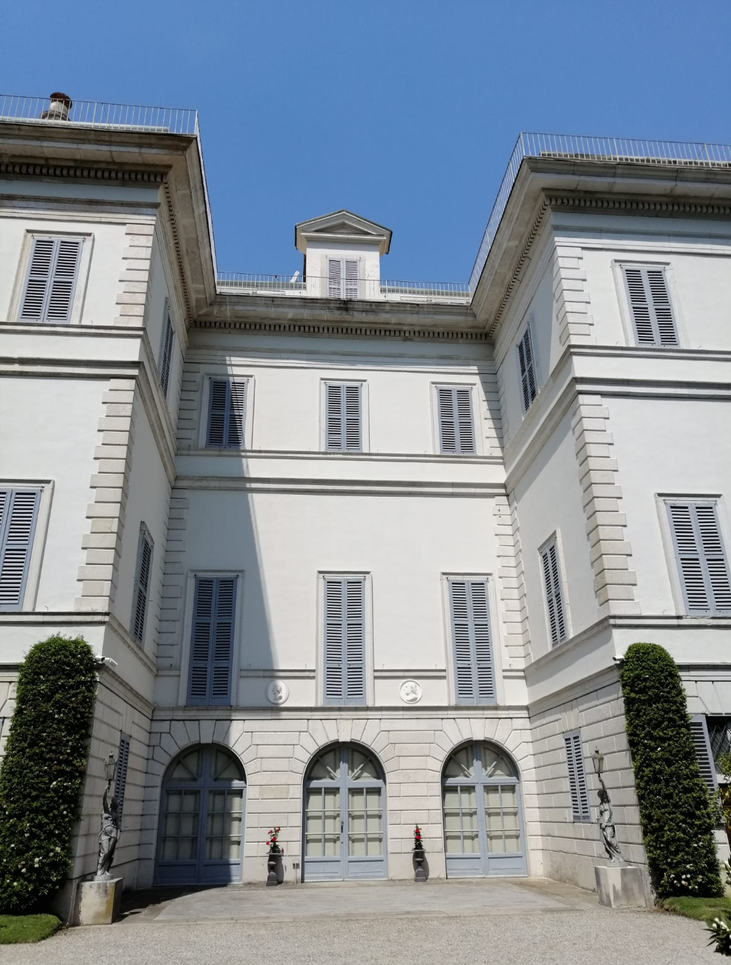
%> input picture Computer Vision/Homework/MATLAB/Villa image 2.png, 731 x 965 px, shrunk from 1078 x 1424 before the run
$ octave Stratified_2D.m   (GNU Octave 9; MATLAB toolbox functions it lacks are replaced by stand-ins)
%> lines starting %> are read from the running program, lines starting %| are printed output that depends on the picture
### Computer Vision/Homework/MATLAB/distance.m
function [d] = distance(a,b)
    d = sqrt((a(1)-b(1))^2+(a(2)-b(2))^2);
end

### Computer Vision/Homework/MATLAB/Stratified_2D.m
close all
clear
clc

% Load image
I = imread("Villa image 2.png");
%> I is the input picture: size 965x731x3 uint8; mean R, G, B 130.4, 139.6, 148.8
figure(1);
imshow(I), title("Original image");
hold on;

% Set global variables
FNT_SZ = 10;
PNT_SZ = 10;
x_disc = 4;
y_disc = 10;

% Take all main points by hand
A = [100.6698, 1.3690e+03, 1]';
B = [107.3153, 1.3665e+03, 1]';
C = [165.1699, 1.3644e+03, 1]';
D = [176.8972, 1.3546e+03, 1]';
E = [201.9849, 1.3129e+03, 1]';
F = [508.6777, 1.3041e+03, 1]';
G = [802.5925, 1.2952e+03, 1]';
H = [883.1107, 1.3340e+03, 1]';
L = [903.1667, 1.3409e+03, 1]';
M = [953.1747, 1.3402e+03, 1]';
N = [962.6749, 1.3434e+03, 1]';
P = [335.0041, 1.3067e+03, 1]';
Q = [225.0074, 1.3579e+03, 1]';
R = [269.6324, 1.3174e+03, 1]';
S = [746.1883, 1.3013e+03, 1]';
T = [841.6039, 1.3381e+03, 1]';

% Plot them with their names
text(A(1)+x_disc, A(2)+y_disc, 'A', 'FontSize', FNT_SZ, 'Color', 'y');
text(B(1)+x_disc, B(2)+y_disc, 'B', 'FontSize', FNT_SZ, 'Color', 'y');
text(C(1)+x_disc, C(2)+y_disc, 'C', 'FontSize', FNT_SZ, 'Color', 'y');
text(D(1)+x_disc, D(2)+y_disc, 'D', 'FontSize', FNT_SZ, 'Color', 'y');
text(E(1)+x_disc, E(2)+y_disc, 'E', 'FontSize', FNT_SZ, 'Color', 'y');
text(F(1)+x_disc, F(2)+y_disc, 'F', 'FontSize', FNT_SZ, 'Color', 'y');
text(G(1)+x_disc, G(2)+y_disc, 'G', 'FontSize', FNT_SZ, 'Color', 'y');
text(H(1)+x_disc, H(2)+y_disc, 'H', 'FontSize', FNT_SZ, 'Color', 'y');
text(L(1)+x_disc, L(2)+y_disc, 'L', 'FontSize', FNT_SZ, 'Color', 'y');
text(M(1)+x_disc, M(2)+y_disc, 'M', 'FontSize', FNT_SZ, 'Color', 'y');
text(N(1)+x_disc, N(2)+y_disc, 'N', 'FontSize', FNT_SZ, 'Color', 'y');
text(P(1)+x_disc, P(2)+y_disc, 'P', 'FontSize', FNT_SZ, 'Color', 'y');
text(Q(1)+x_disc, Q(2)+y_disc, 'Q', 'FontSize', FNT_SZ, 'Color', 'y');
text(R(1)+x_disc, P(2)+y_disc, 'R', 'FontSize', FNT_SZ, 'Color', 'y');
text(S(1)+x_disc, S(2)+y_disc, 'S', 'FontSize', FNT_SZ, 'Color', 'y');
text(T(1)+x_disc, T(2)+y_disc, 'T', 'FontSize', FNT_SZ, 'Color', 'y');

plot(A(1), A(2), 'y.', 'MarkerSize', PNT_SZ);
plot(B(1), B(2), 'y.', 'MarkerSize', PNT_SZ);
plot(C(1), C(2), 'y.', 'MarkerSize', PNT_SZ);
plot(D(1), D(2), 'y.', 'MarkerSize', PNT_SZ);
plot(E(1), E(2), 'y.', 'MarkerSize', PNT_SZ);
plot(F(1), F(2), 'y.', 'MarkerSize', PNT_SZ);
plot(G(1), G(2), 'y.', 'MarkerSize', PNT_SZ);
plot(H(1), H(2), 'y.', 'MarkerSize', PNT_SZ);
plot(L(1), L(2), 'y.', 'MarkerSize', PNT_SZ);
plot(M(1), M(2), 'y.', 'MarkerSize', PNT_SZ);
plot(N(1), N(2), 'y.', 'MarkerSize', PNT_SZ);
plot(P(1), P(2), 'y.', 'MarkerSize', PNT_SZ);
plot(Q(1), Q(2), 'y.', 'MarkerSize', PNT_SZ);
plot(R(1), R(2), 'y.', 'MarkerSize', PNT_SZ);
plot(S(1), S(2), 'y.', 'MarkerSize', PNT_SZ);
plot(T(1), T(2), 'y.', 'MarkerSize', PNT_SZ);

% Compute the lines crossing 2 points
lae = cross(A,E);
lan = cross(A,N);
lbc = cross(B,C);
lcd = cross(C,D);
lbe = cross(B,E);
lef = cross(E,F);
leg = cross(E,G);
lfg = cross(F,G);
lgm = cross(G,M);
lhl = cross(H,L);
llm = cross(L,M);
lnp = cross(N,P);
lgn = cross(G,N);
lbm = cross(B,M);
lqr = cross(Q,R);
lrs = cross(R,S);
lst = cross(S,T);
ltq = cross(T,Q);
lap = cross(A,P);

% Take the 2 vanishing points by intersecting pairs of parallel lines
v1 = cross(lae, lgn);
v1 = v1./v1(3);
v2 = cross(leg, lan);
v2 = v2./v2(3);

% Compute the image of the line at infinity
imLinfty = cross(v1,v2);
imLinfty = imLinfty./(imLinfty(3));

% Plot the vanishing points and lines joining to them
plot([A(1), v2(1)], [A(2) v2(2)], 'b');
plot([E(1), v2(1)], [E(2), v2(2)], 'b');
plot([A(1), v1(1)], [A(2), v1(2)], 'b');
plot([N(1), v1(1)], [N(2), v1(2)], 'b');
plot([v1(1), v2(1)], [v1(2), v2(2)], 'b');

text(v1(1), v1(2), 'v1', 'FontSize', FNT_SZ, 'Color', 'y');
text(v2(1), v2(2), 'v2', 'FontSize', FNT_SZ, 'Color', 'y');


% Compute the affine rectification matrix and print it
Har = [eye(2),zeros(2,1); imLinfty(:).']

% Show the main points after the affine rectifiaction
figure();
title("Points after affine rectification");
hold on;
A1 = Har*A;
E1 = Har*E;
G1 = Har*G;
N1 = Har*N;
Q1 = Har*Q;
R1 = Har*R;
S1 = Har*S;
T1 = Har*T;

A1 = A1./A1(3);
E1 = E1./E1(3);
G1 = G1./G1(3);
N1 = N1./N1(3);
Q1 = Q1./Q1(3);
R1 = R1./R1(3);
S1 = S1./S1(3);
T1 = T1./T1(3);

plot([A1(1), E1(1)], [A1(2) E1(2)], 'b');
plot([E1(1), G1(1)], [E1(2), G1(2)], 'b');
plot([G1(1), N1(1)], [G1(2), N1(2)], 'b');
plot([N1(1), A1(1)], [N1(2), A1(2)], 'b');
plot([Q1(1), R1(1)], [Q1(2), R1(2)], 'b');
plot([R1(1), S1(1)], [R1(2), S1(2)], 'b');
plot([S1(1), T1(1)], [S1(2), T1(2)], 'b');
plot([T1(1), Q1(1)], [T1(2), Q1(2)], 'b');
text(A1(1)+x_disc, A1(2)+y_disc, 'A1', 'FontSize', FNT_SZ, 'Color', 'b');
text(E1(1)+x_disc, E1(2)+y_disc, 'E1', 'FontSize', FNT_SZ, 'Color', 'b');
text(G1(1)+x_disc, G1(2)+y_disc, 'G1', 'FontSize', FNT_SZ, 'Color', 'b');
text(N1(1)+x_disc, N1(2)+y_disc, 'N1', 'FontSize', FNT_SZ, 'Color', 'b');
text(Q1(1)+x_disc, Q1(2)+y_disc, 'Q1', 'FontSize', FNT_SZ, 'Color', 'b');
text(R1(1)+x_disc, R1(2)+y_disc, 'R1', 'FontSize', FNT_SZ, 'Color', 'b');
text(S1(1)+x_disc, S1(2)+y_disc, 'S1', 'FontSize', FNT_SZ, 'Color', 'b');
text(T1(1)+x_disc, T1(2)+y_disc, 'T1', 'FontSize', FNT_SZ, 'Color', 'b');
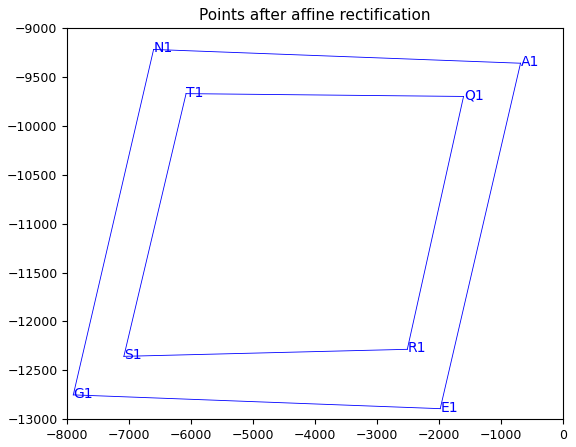
%> figure redrawn from the program's plot data

% Trasform the original image
tform = projective2d(Har.');
J = imwarp(I, tform);
figure();
imshow(J);
title("Affine reconstructed image");
hold on;

% Take 4 points by hand and show them on the affine image
A1 = [5342.89, 8310.39, 1].';
B1 = [5587.77, 9001.45, 1].';
C1 = [6746.04, 9094.59, 1].';
D1 = [6507.18, 8411.05, 1].';

plot(A1(1), A1(2), 'y.', 'MarkerSize', PNT_SZ);
plot(B1(1), B1(2), 'y.', 'MarkerSize', PNT_SZ);
plot(C1(1), C1(2), 'y.', 'MarkerSize', PNT_SZ);
plot(D1(1), D1(2), 'y.', 'MarkerSize', PNT_SZ);
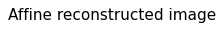
%> figure redrawn from the program's plot data

% Find the lines joining the points. These lines are 2 pair of orthogonal
% lines
l1 = cross(A1,B1);
m1 = cross(B1,C1);
s1 = cross(C1,D1);
t1 = cross(D1,A1);

l1 = l1./l1(3);
m1 = m1./m1(3);
s1 = s1./s1(3);
t1 = t1./t1(3);

% Set the constraint for the submatrix St (the lines must be orthogonal in pairs)
St(1,:) = [l1(1)*m1(1),0.5*(l1(1)*m1(2)+l1(2)*m1(1)),l1(2)*m1(2)];
St(2,:) = [s1(1)*t1(1),0.5*(s1(1)*t1(2)+s1(2)*t1(1)),s1(2)*t1(2)];

% Execute svd to find the solutions of the matrix of the equations
[~,~,v] = svd(St); %
sol = v(:,end); %sol = (a,b,c)  [a,b/2; b/2,c];
St = [sol(1)  , sol(2)/2;
    sol(2)/2, sol(3)];

% Compute the image of the dual conic to the circular points, with St
imDCCP = [St,zeros(2,1); zeros(1,3)]; % the image of the circular points
[U,D,V] = svd(St);
Arect = U*sqrt(D)*V';
Ha = eye(3);
Ha(1,1) = Arect(1,1);
Ha(1,2) = Arect(1,2);
Ha(2,1) = Arect(2,1);
Ha(2,2) = Arect(2,2);

K = chol(St);
Ha = [K, zeros(2,1); zeros(1,2), 1];
Hsr = inv(Ha)

% Compute and plot points for metric rectification
figure();
title("Points after metric rectification");
hold on;
A2 = Hsr*A1;
B2 = Hsr*B1;
C2 = Hsr*C1;
D2 = Hsr*D1;

A2 = A2./A2(3);
B2 = B2./B2(3);
C2 = C2./C2(3);
D2 = D2./D2(3);

plot([A2(1), B2(1)], [A2(2) B2(2)], 'b');
plot([B2(1), C2(1)], [B2(2), C2(2)], 'b');
plot([C2(1), D2(1)], [C2(2), D2(2)], 'b');
plot([D2(1), A2(1)], [D2(2), A2(2)], 'b');
text(A2(1)+x_disc, A2(2)+y_disc, 'A2', 'FontSize', FNT_SZ, 'Color', 'b');
text(B2(1)+x_disc, B2(2)+y_disc, 'B2', 'FontSize', FNT_SZ, 'Color', 'b');
text(C2(1)+x_disc, C2(2)+y_disc, 'C2', 'FontSize', FNT_SZ, 'Color', 'b');
text(D2(1)+x_disc, D2(2)+y_disc, 'D2', 'FontSize', FNT_SZ, 'Color', 'b');
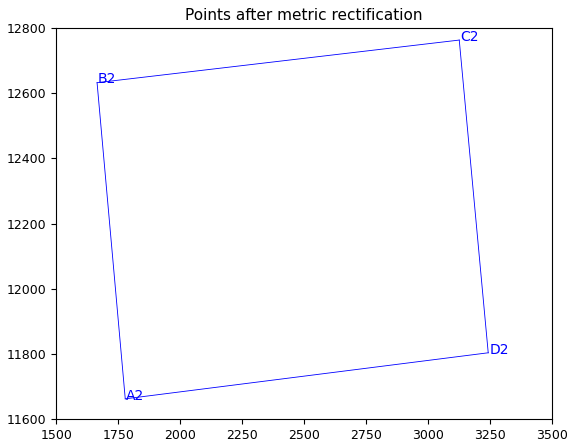
%> figure redrawn from the program's plot data

% Compute the ratio between the 2 facades
s1 = distance(A2,B2);
s2 = distance(B2,C2);
r = s1/s2;
fprintf("Facade ratio is %2.4f\n", r);

% Apply rectification to image and show it
tform = projective2d(Hsr');
%> (the run ends here)
